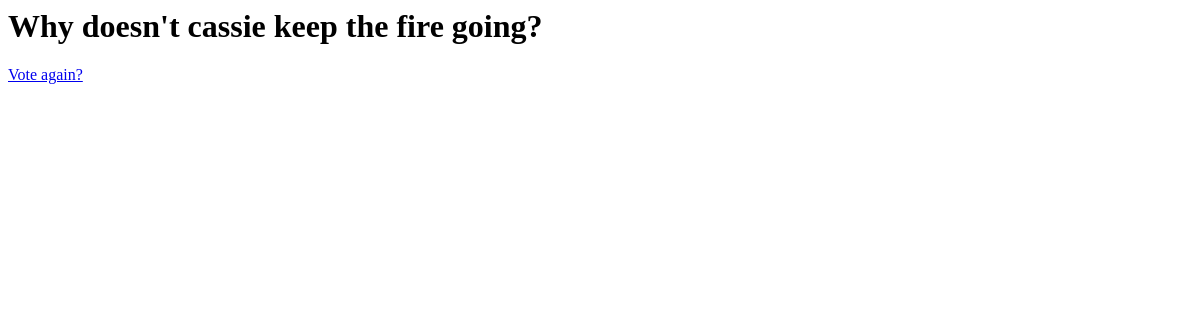
Page /polls/8/results/ on the earlier database version.
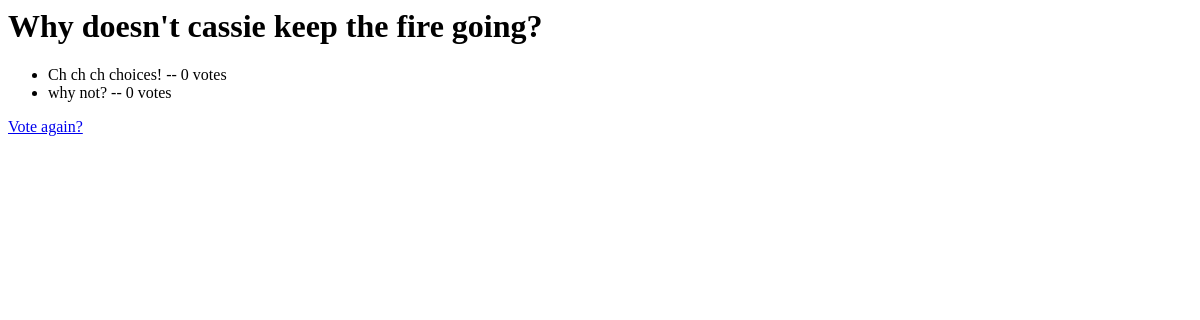
Same page on the later database version.
### polls/models.py (models this page shows, shortened)
class Question(models.Model):
    question_text = models.CharField(max_length=200)
    pub_date = models.DateTimeField('date_published')
    def was_published_recently(self):
        now = timezone.now()
        return now - datetime.timedelta(days=1) <= self.pub_date <= now
    was_published_recently.admin_order_field = 'pub_date'
    was_published_recently.boolean = True
    was_published_recently.short_description = 'Published recently'

class Choice(models.Model):
    question = models.ForeignKey(Question, on_delete=models.CASCADE)
    choice_text = models.CharField(max_length=200)
    votes = models.IntegerField(default=0)

### polls/views.py (the view)
# urls.py: url(r'^(?P<pk>[0-9]+)/results/$', views.ResultsView.as_view(), name='results'),
class ResultsView(generic.DetailView):
    model = Question
    template_name = 'polls/results.html'

### polls/templates/polls/results.html
<h1>{{ question.question_text }} </h1>
<ul>
{% for choice in question.choice_set.all %}
  <li>{{ choice.choice_text }} -- {{ choice.votes }} vote{{choice.votes|pluralize}} </li>
{% endfor %}
</ul>
<a href="{% url 'polls:detail' question.id %}">Vote again?</a>

Differences in the rows shown:
added Choice: choice_text "Ch ch ch choices!", votes "0"
added Choice: choice_text "why not?", votes "0"
